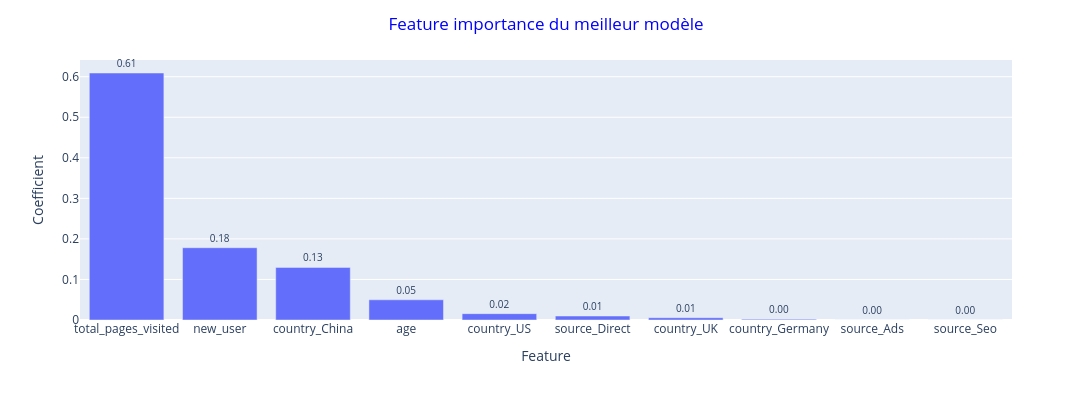

The code cell stored with this chart in its notebook:
### Markdown cell above
Afin de comprendre les facteurs les plus déterminants dans la prédiction de la conversion, nous analysons l'importance des features pour notre meilleur modèle.

### Code cell
coefficients = xgb.feature_importances_
features = preprocessor.get_feature_names_out().tolist()
# Nettoyage du nom des colonnes
features = pd.Series(features).str.replace('num__','').str.replace('cat__','')
# Création d'un dataframe avec les features et les coefficients
coef_df = pd.DataFrame({'Feature': features,'Coefficient': coefficients})
# Passage des coefficients en valeurs absolues
coef_df['Coefficient'] = coef_df['Coefficient'].abs()
coef_df = coef_df.sort_values(by='Coefficient', ascending=False)
# Affichage des coefficients sous forme de graphique
fig_coef = px.bar(coef_df, x='Feature', y='Coefficient',text='Coefficient')
fig_coef.update_layout(
    title=dict(
        text='Feature importance du meilleur modèle',
        x=0.5, 
        font_color='blue'
    ),
    width=1400, 
    height=400  
)
fig_coef.update_traces(
    textposition='outside', 
    cliponaxis=False, 
    textfont_size=10,
    texttemplate='%{text:.2f}'
)
fig_coef.show()

### Figure 1 — Plotly figure (JSON) as saved in the notebook; plotly's stock layout.template omitted (floating-point values rounded to 4 significant figures)
{"data": [{"cliponaxis": false, "hovertemplate": "Feature=%{x}<br>Coefficient=%{text}<extra></extra>", "legendgroup": "", "marker": {"color": "#636efa", "pattern": {"shape": ""}}, "name": "", "orientation": "v", "showlegend": false, "text": [0.6091, 0.1782, 0.1298, 0.04984, 0.01564, 0.009799, 0.005545, 0.002083, 0.0, 0.0], "textfont": {"size": 10}, "textposition": "outside", "texttemplate": "%{text:.2f}", "type": "bar", "x": ["total_pages_visited", "new_user", "country_China", "age", "country_US", "source_Direct", "country_UK", "country_Germany", "source_Ads", "source_Seo"], "xaxis": "x", "y": [0.6091, 0.1782, 0.1298, 0.04984, 0.01564, 0.009799, 0.005545, 0.002083, 0.0, 0.0], "yaxis": "y"}], "layout": {"barmode": "relative", "height": 400, "legend": {"tracegroupgap": 0}, "margin": {"t": 60}, "title": {"font": {"color": "blue"}, "text": "Feature importance du meilleur modèle", "x": 0.5}, "width": 1400, "xaxis": {"anchor": "y", "domain": [0, 1], "title": {"text": "Feature"}}, "yaxis": {"anchor": "x", "domain": [0, 1], "title": {"text": "Coefficient"}}}}
